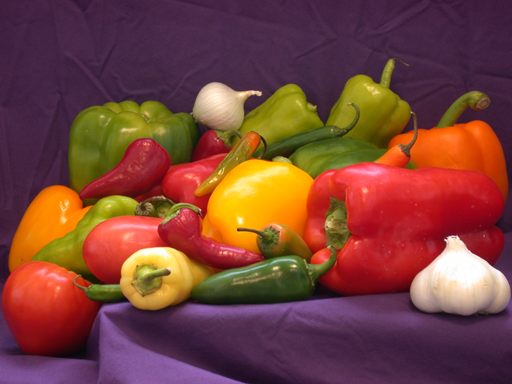
#> input picture Ex_1/Exercise_01_Peppers.png, 512 x 384 px
$ jupyter execute --allow-errors Exercise_01_Jan.ipynb   (shell and % lines are left out)
#> lines starting #> are read from the running program, lines starting #| are printed output that depends on the picture; long printed decimals are rounded
# 1. Exercise:

## 1.1. Introduction and Imports

- Load Exercise_01_Template.ipynb
- Save this file as Exercise_01_Group_xx.ipynb where xx is your group number.
- Put your Group number and your names in the first paragraph of the file.
- Groups have to have at least 2 members and a maximum of 3 members.

[cell 1]
# Group Number: xx
# Group Members: xx xx, yy yy, (zz zz)

# Imports
import numpy as np
from matplotlib import pyplot as plt
import matplotlib
import numpy.matlib as ml
import imageio
import skimage.transform
import scipy

# Set default figure size as plots and images are displayed very small otherwise (parameters are intended to represent width and height in inches)
matplotlib.rcParams['figure.figsize'] = (15.0, 10.0)
plt.style.use('dark_background')

## 1.2. Load and display an image
- Load the image Exercise_01_Peppers.png into Python and display it
- The result should look as follows:

[cell 2]
# Read "Exercise_01_Peppers.png"
peppersImg = plt.imread('Exercise_01_Peppers.png') #R peppersImg = # Your code here
#> peppersImg is the input picture: shape (384, 512, 3) float32; mean R, G, B 0.474, 0.26, 0.226

# Plot peppersImg
plt.imshow( peppersImg ) #R # Your code here

# Output image size
peppersImg.shape
#> Out = (384, 512, 3)

[cell 3]
# By the way - how do I find methods like 'shape'?
dir( peppersImg )
#> Out = 166 items, first 6: 'T', '__abs__', '__add__', '__and__', '__array__', '__array_finalize__'

[cell 4]
# Cool, let's try some:
print( "Max: " + str( peppersImg.max()  ) )
#| Max: 1.0
print( "Min: " + str( peppersImg.min()  ) )
#| Min: 0.0
print( "Mean: " + str( peppersImg.mean() ) )
#| Mean: 0.32

## 1.3 Let's play with indexing - display a white square and circle on black background
- Create a black image with a white square in the middle by using indexing.
- The result should look as follows:

[cell 5]
# Initialize Black image of size 200*200 pixel
squareImg = np.zeros( (200, 200) )

# Add White square
squareImg[60:141, 60:141] = 1.0  #R # Your code here

# Plot
plt.imshow(squareImg, cmap='gray', vmin=0.0, vmax=1.0)
squareImg.shape

- Now do the same but display a white circle
- The result should look as follows:

[cell 6]
# Initialize Black image of size 200*200 pixel
circleImg = np.zeros( (200, 200) )

# Create varable which contain the x and y position in the image
xPos = np.tile( np.reshape( np.arange(0,200), ( 200, 1 ) ), [1, 200 ] )
yPos = np.tile( np.reshape( np.arange(0,200), ( 1, 200 ) ), [200, 1 ] )

# Add awhite circle by setting all pixel inside the circle to 1.0. (Conditional indexing)
circleImg[ np.sqrt( np.power(xPos-100.0,2.0) + np.power(yPos-100.0,2.0) ) < 50 ] = 1.0  #R circleImg = # Your code here

# Plot
plt.imshow(circleImg, cmap='gray', vmin=0.0, vmax=1.0)
circleImg.shape

[cell 7]
# Bonus: Do you have a simple idea how to render a smoother border?
circleImg = np.clip( 50 - np.sqrt( np.power(xPos-100.0,2.0) + np.power(yPos-100.0,2.0) ), 0.0, 1.0 ) #R circleImg = # Your code here

# Plot
plt.imshow(circleImg, cmap='gray', vmin=0.0, vmax=1.0)
circleImg.shape

## 1.4. The sRGB Color Space
- Typical images like the file Exercise_01_Peppers.png are stored in sRGB color space.
- Load Exercise_01_Peppers.png into the variable img_sRGB.
- Add two horizontal gradients below the image, one from 0.4 to 0.6 and one from 0 to 0.1 both in 0…1 sRGB domain. See image on the right for an example.
- Display this image with different brightness offsets.
- Linearize this file according to the formula given in: https://www.w3.org/Graphics/Color/sRGB.html and save it into a variable called img_Linear.
- Display this linearized image. What needs to be done so that it looks correct again?
- Display this image at different brightness levels implementing brightness in linear domain.
- Is ‘+’ still the correct operation to implement brightness? No! Implement a better operator.

[cell 8]
# Create a 128*512 pixel horizontal gradient from 0.4 to 0.6 in 0…1 sRGB domain.
gradient1 = np.tile( np.reshape( np.linspace( 0.4, 0.6, 512 ), ( 1, 512, 1 ) ), [128, 1, 3 ] ) #R gradient1 = # Your code here

# Plot gradient
plt.imshow( gradient1 )
gradient1.shape
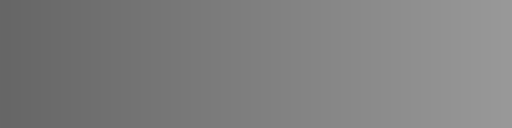
#> shown: shape (128, 512, 3) float64; min 0.4, max 0.6, mean 0.5

[cell 9]
# Create a 128*512 pixel horizontal gradient from 0.0 to 0.1 in 0…1 sRGB domain.
gradient2 = np.tile( np.reshape( np.linspace( 0.0, 0.1, 512 ), ( 1, 512, 1 ) ), [128, 1, 3 ] ) #R gradient2 = # Your code here

# Load Exercise_01_Peppers.png into the variable peppersImg
peppersImg = plt.imread( 'Exercise_01_Peppers.png' ) #R peppersImg = # Your code here

# Concatenate all three images
img_sRGB = np.concatenate( ( peppersImg, gradient1, gradient2 ), axis=0 )
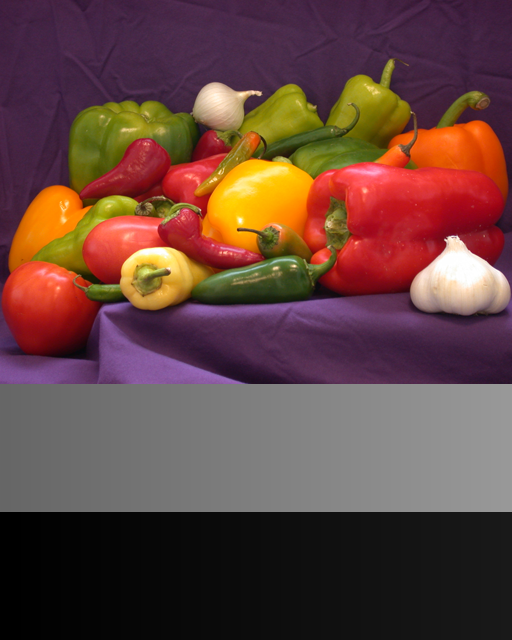
#> img_sRGB: shape (640, 512, 3) float64; mean R, G, B 0.394, 0.266, 0.246

# Plot the combined Image
plt.imshow( img_sRGB );

[cell 10]
# Display with different brightness offsets

brightness1 = 0.3
brightness2 = 0.5
brightness3 = 0.8

plt.figure(figsize=(16,8))  # Alternative to figsize setting in the first code block
plt.subplot(1,3,1)
plt.imshow( np.clip( img_sRGB + brightness1, 0.0, 1.0) );
plt.subplot(1,3,2)
plt.imshow( np.clip( img_sRGB + brightness2, 0.0, 1.0) );
plt.subplot(1,3,3)
plt.imshow( np.clip( img_sRGB + brightness3, 0.0, 1.0) );

[cell 11]
# Now implement the sRGB functions so that we can use them to convert our image to linear domain
def linear2sRGB(x):
    result = np.zeros(x.shape)                                                          #R # Your code here
    result[ x <= 0.0031308 ] = 12.92 * x[ x <= 0.0031308 ]                              #R # Your code here
    result[ x >  0.0031308 ] = 1.055 * np.power( x[ x >  0.0031308 ], (1/2.4) ) - 0.055 #R # Your code here
    return result

def sRGB2linear(x):
    result = np.zeros(x.shape)                                                         #R # Your code here
    result[ x <= 0.04045 ] = x[ x <= 0.04045 ] / 12.92                                 #R # Your code here
    result[ x >  0.04045 ] = np.power( ( ( x[ x > 0.04045 ] + 0.055 ) / 1.055 ), 2.4 ) #R # Your code here
    return result

[cell 12]
# No let's try to apply '+' as a brightness opaerator in linear domain:
brightness1 = 0.2
brightness2 = 0.5
img_Linear = sRGB2linear( img_sRGB )
plt.figure( figsize = (16,8) )  # Alternative to figsize setting in the first code block
plt.subplot(1,2,1)
plt.imshow( np.clip( linear2sRGB( img_Linear + brightness1 ), 0.0, 1.0 ) );
#> in linear2sRGB, `result[ x <= 0.0031308 ] = 12.92 * x[ x <= 0.0031308 ]`: result: shape (640, 512, 3) float64; every value is 0
plt.subplot(1,2,2)
plt.imshow( np.clip( linear2sRGB( img_Linear + brightness2 ), 0.0, 1.0 ) );
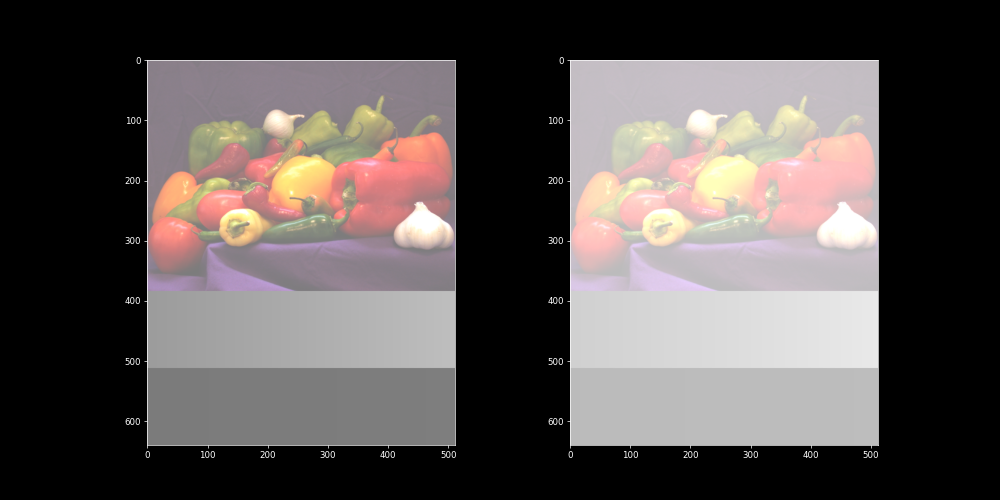
#> figure drawn by matplotlib, 2 panels

[cell 13]
# Using the '+' operator does not work well. Exchange for a better operator and display

brightness1 = 1.0                                                           #R # Your code here
brightness2 = 1.5                                                           #R # Your code here
brightness3 = 4.0                                                           #R # Your code here
plt.figure(figsize=(16,8))                                                  #R # Your code here
plt.subplot(1,3,1)                                                          #R # Your code here
plt.imshow( np.clip( linear2sRGB( img_Linear * brightness1 ), 0.0, 1.0 ) ); #R # Your code here
plt.subplot(1,3,2)                                                          #R # Your code here
plt.imshow( np.clip( linear2sRGB( img_Linear * brightness2 ), 0.0, 1.0 ) ); #R # Your code here
plt.subplot(1,3,3)                                                          #R # Your code here
plt.imshow( np.clip( linear2sRGB( img_Linear * brightness3 ), 0.0, 1.0 ) ); #R # Your code here

# Please explain your choice of operator in words and why it is a good match to '+' in perceptual domain.
#R # Your Explanation here
#R # Your Explanation here
#R # Your Explanation here
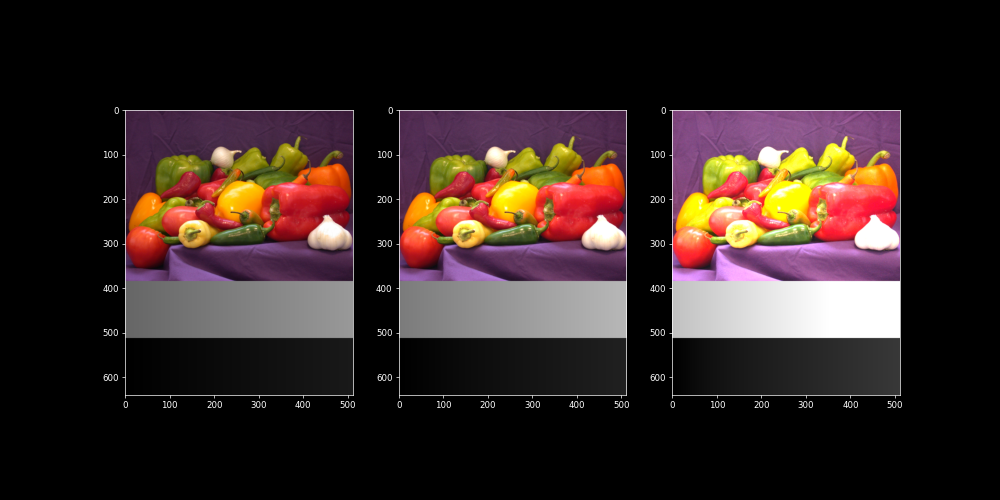
#> figure drawn by matplotlib, 3 panels

## 1.5. Filtering in linear domain
Some operations must be performed in linear domain to get a realistic result.
- Load Exercise_01_Playground_c_Timo_Kunkel.exr.
- Display the image on your monitor.
- Use imfilter with the supplied filter kernel in pq and in linear domain. What do you observe?

[cell 14]
# This functions provides read support for OpenEXR files. You only have to execute it once per computer.
imageio.plugins.freeimage.download()
#> (this line was passed over: the network is not available in this run)

#> (a cell that did not finish here is left out)

#> (a cell that did not finish here is left out)

[cell 17]
# Apply a "nice" aperture to the image for a 'bokeh-style' effect

# Import polygon function
from skimage.draw import polygon

# Init aperture
aperture = np.zeros((40, 40))
#> aperture: shape (40, 40) float64; every value is 0
xPos = np.array([-1, -0.5, 0.5, 1, 0.5, -0.5, -1])*20+20
yPos= np.sqrt(3) * np.array([0, -0.5, -0.5, 0, 0.5, 0.5, 0])*20+20
xIdx, yIdx = polygon(xPos, yPos)

# Set pixels inside polygon to 1
#> (the rest of this cell did not finish here and is left out)

#> (a cell that did not finish here is left out)

#> (a cell that did not finish here is left out)

## 1.6 Image quantization
Is it meaningful to talk about image quantization without referencing if the image is coded in linear or
perceptual domain?
- Quantize the image from 1.4. (including the ramps) in both domains, linear and sRGB to bit depths between 4 and 16 bits.
- How many bits are needed in each domain for a visually transparent display?
- Just for your information: Most DSLRs quantize with 12bits or 14bit in linear sensor domain. Is this better compared to 8bits of tonal resolution in sRGB domain?

[cell 20]
# Write formula for quantization
def quantize( img,bitDepth ):
    return np.round(img * ( np.power( 2, bitDepth-1 ) ) ) / ( np.power( 2, bitDepth-1 ) ) #R return # Your code here

[cell 21]
# What bit-depth is needed for visually tranparent quantization in sRGB domain?
# Plot our 'img_sRGB' quantized in sRGB domain quantized to 1...8 bits
for bitDepth in range(1,9):
    plt.figure(figsize=(15,10))                #R # Your code here
    plt.subplot(1,2,1)                         #R # Your code here
    plt.title('Original Image')                #R # Your code here
    plt.imshow(img_sRGB)                       #R # Your code here
    plt.subplot(1,2,2)                         #R # Your code here
    plt.title('Bitdepth: ' + str(bitDepth))    #R # Your code here
    plt.imshow(quantize(img_sRGB, bitDepth))   #R # Your code here
    plt.show()                                 #R # Your code here

# What is the nimimun bit-depth that can be used for quantizing the image without artifacts?
# Is this the same value for the gradients compared to the image?

[cell 22]
# What bit-depth is needed for visually tranparent quantization in linear domain?
# Plot our 'img_sRGB' quantized in linear domain quantized to 1...16 bits
for bitDepth in range(1,17):
    plt.figure(figsize=(15,10))                                        #R # Your code here
    plt.subplot(1,2,1)                                                 #R # Your code here
    plt.title('Original Image')                                        #R # Your code here
    plt.imshow(img_sRGB)                                               #R # Your code here
    plt.subplot(1,2,2)                                                 #R # Your code here
    plt.title('Bitdepth: ' + str(bitDepth))                            #R # Your code here
    plt.imshow(linear2sRGB(quantize(sRGB2linear(img_sRGB),bitDepth)))  #R # Your code here
    plt.show()                                                         #R # Your code here
#> this loop made 16 passes
#> pass 1, `plt.show()`:
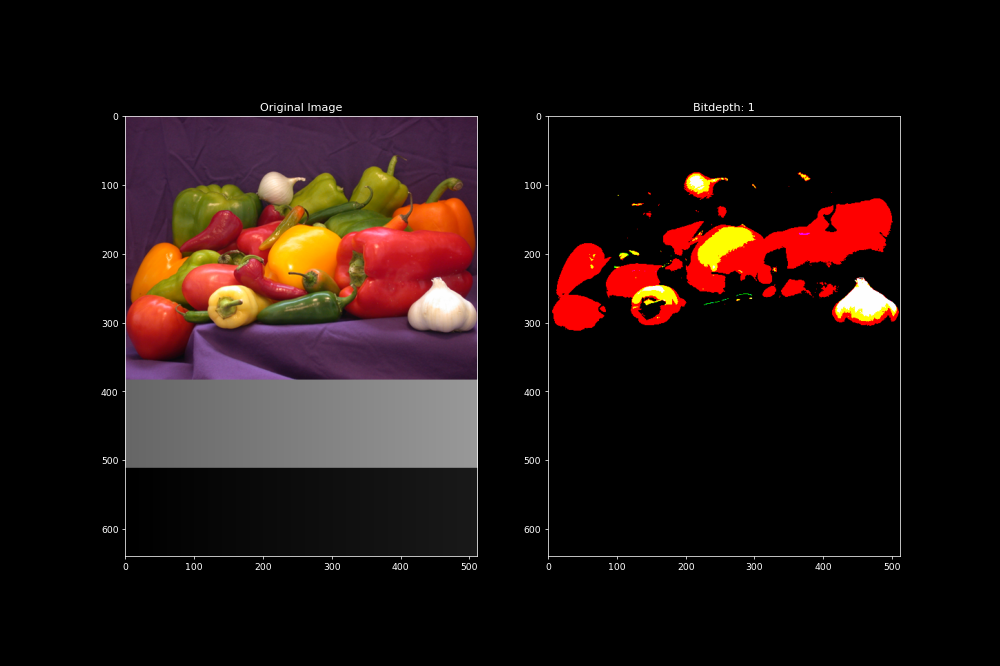
#> figure drawn by matplotlib, 2 panels
# What is the nimimun bit-depth that can be used for quantizing the image without artifacts?
# Is this the same value for both gradients?s

## 1.7 Dependency of quantization artifact visibility on noise
The minimum contrast visibility is highly dependent on noise. Find the needed tonal resolution
depending on Gaussian noise before and after quantization.
- Create two 1024 pixel wide horizontal ramps, one from 0 to 0.1 and one from 0.5 to 0.6 in sRGB 0…1 domain.
- Display this gradient quantized to 8bit.
- Find the needed tonal resolution (quantization bit depth) to display this gradient without banding artifacts on your monitor.
- Display the image and the gradient adding Gaussian noise with a standard deviation of one 8bit code value (1/255) before quantization. Which bit depth is now needed?
- Display the image and the gradient adding Gaussian noise with a standard deviation of one 8bit code value (1/255) after quantization. Which bit depth is now needed?
- Explain why adding noise before quantization has a different effect compared to adding noise after quantization.
- Simulate the photon shot noise of a typical video camera with a full well capacity of 3000 photons per sensor element and assess the needed tonal resolution (quantization bit depth) for images acquired with such a camera if the sensor would not introduce any additional noise to the photon shot noise you simulated.
- Why does the gradient need a different bit-depth compared to the image?
- How does this change your assessment of the needed bit-depth for linear RAW-camerafootage from exercise 1.6?

[cell 23]
# Create horizontal ramp from 0 to 0.1 and 0.5 to 0.6

ramp1 = np.zeros((1, 1024,1))                          #R ramp1 = # Your code here
ramp1[0,:,0] = np.linspace(0.5, 0.6, ramp1.shape[1])   #R # Your code here
ramp1 = np.tile(ramp1, (100,1,3))                      #R # Your code here

ramp2 = np.zeros((1, 1024,1))                          #R ramp2 = # Your code here
ramp2[0,:,0] = np.linspace(0.0, 0.1, ramp2.shape[1])   #R # Your code here
ramp2 = np.tile(ramp2, (100,1,3))                      #R # Your code here

ramp = np.concatenate( ( ramp1, ramp2 ), axis=0 )

[cell 24]
# Display quantized. Find the needed quantization for display without banding artifacts
myBitDepth = 5 # Adjust here

# Display
plt.figure( figsize = ( 15, 10 ) )
plt.title( 'Quantisierung mit '+ str( myBitDepth ) + ' Bit' )
plt.imshow( quantize( ramp, myBitDepth  ) );
#> in quantize (call 25), `return np.round(img * ( np.power( 2, bitDepth-1 ) ) ) / ( np.power( 2,..`:
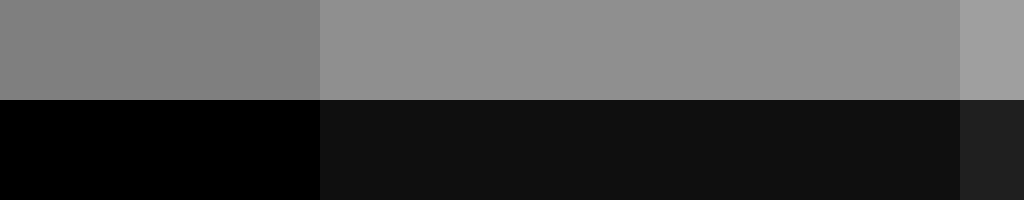
#> returned value: shape (200, 1024, 3) float64; min 0, max 0.625, mean 0.297

[cell 25]
# Add gaussian noise with a standard deviation of one 8bit code value (1/255)
# Find the needed quantization for the ramp if this noise is added before quantization

# Add noise to the ramp
myBitDepth = 5 # Adjust here
myNoiseStDevIn8BitCVs = 1

# Add noise to ramp
randRamp = ramp + (np.random.randn(200, 1024,3)) / (256/myNoiseStDevIn8BitCVs-1) #R randramp = ramp + # Your code here

# qunatize Ramp with added noise
randRampQuantized = quantize( randRamp, myBitDepth)

# Display
plt.figure(figsize=(15,10))
plt.title( 'Noise with a StDev of ' + str(myNoiseStDevIn8BitCVs) + ' 8bit CVs, then quantization to '+ str( myBitDepth ) + ' Bit' )
plt.imshow( np.clip( randRampQuantized, 0.0, 1.0 ) );

[cell 26]
# Find the needed quantization for the ramp if this noise is added after quantization
myBitDepth = 5 # Adjust here
myNoiseStDevIn8BitCVs = 1

# Quantize Ramp
quantRamp = quantize( ramp, myBitDepth )

# Add noise to already quantized ramp
quantAndNoiseRamp = quantRamp + (np.random.randn(200, 1024,3)) / 255 #R quantAndNoiseRamp = # Your code here
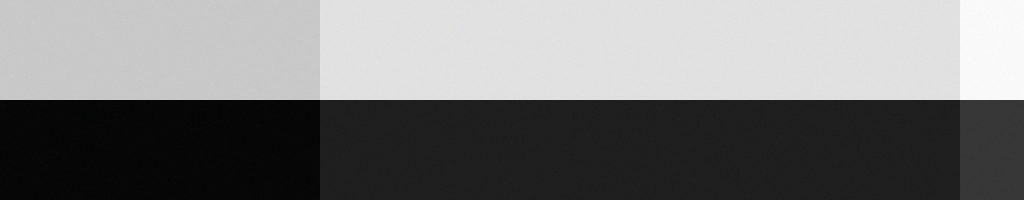
#> quantAndNoiseRamp: shape (200, 1024, 3) float64; mean of channels 0, 1, 2 0.297, 0.297, 0.297; drawn with min black and max white

# Display
plt.figure(figsize=(15,10))
plt.title( 'Quantization to ' + str( myBitDepth ) + ' Bit, then add Noise with a StDev of ' + str(myNoiseStDevIn8BitCVs) + ' 8bit CVs' )
plt.imshow( np.clip( quantAndNoiseRamp, 0.0, 1.0 ) );

[cell 27]
#Now simulate a typical video camera with a full well capacity of 10000 photons per sensor element.

# Convert img from sRGB to linear
img_Linear = sRGB2linear( img_sRGB )

[cell 28]
# Add poisson distibuted photon shot noise assuming white equals 3000 photons
# Reference: HPA 2015, 4k-HDR-Imagers, Dr Peter Centen

# Add poisson Noise (skimage.util.random_noise) may be useful
img_LinearPNoise = skimage.util.random_noise(np.round(img_Linear * 3000)/ 3000, 'poisson', clip=False)  #R img_LinearPNoise = # Your code here
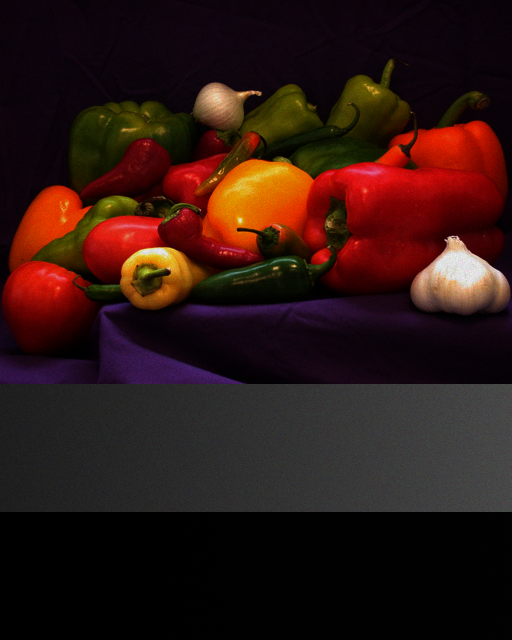
#> img_LinearPNoise: shape (640, 512, 3) float64; mean R, G, B 0.208, 0.102, 0.0847; drawn with min black and max white

plt.figure(figsize=(15,10))
plt.imshow( np.clip( linear2sRGB( img_LinearPNoise ), 0.0, 1.0) );
#> in linear2sRGB (call 22), `result[ x <= 0.0031308 ] = 12.92 * x[ x <= 0.0031308 ]`:
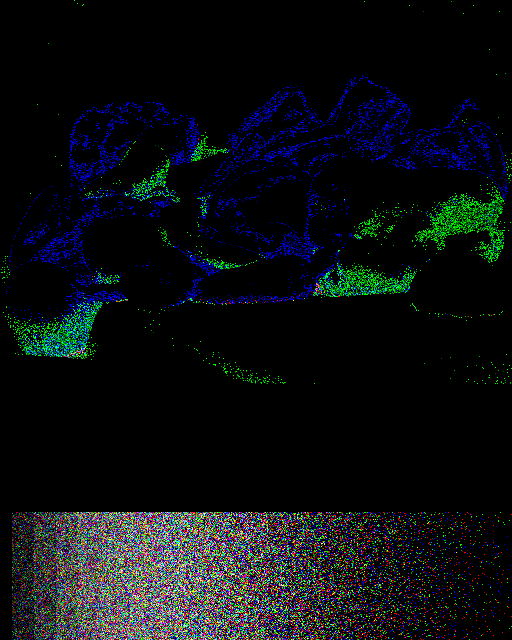
#> result: shape (640, 512, 3) float64; mean R, G, B 0.00173, 0.00225, 0.00254; drawn with min black and max white

[cell 29]
# Find out which minimum quantization is needed for lossless display of broadcast imagery
myBitDepth = 5 # Adjust here

# Qunatize Image with added photon shot noise
img_LinearPNoiseQuantized = quantize( img_LinearPNoise, myBitDepth)

# Display
plt.figure( figsize = (15,10) )
plt.title( 'Simulated image from UHD broadcast camera quantized to '+ str( myBitDepth ) + ' Bit' )
plt.imshow( np.clip( linear2sRGB( img_LinearPNoiseQuantized ), 0.0, 1.0 ) );      #R plt.imshow(   # Your code here
#> in linear2sRGB (call 23), `result[ x >  0.0031308 ] = 1.055 * np.power( x[ x >  0.0031308 ], (1/2..`:
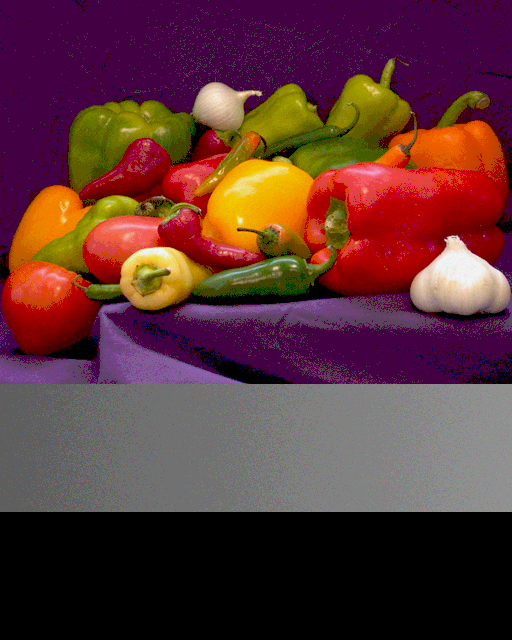
#> result: shape (640, 512, 3) float64; mean R, G, B 0.383, 0.213, 0.219; drawn with min black and max white

# Explain how these findings change your assessment of the needed bit-depth for
# linear RAW camera footage from exercise 1.6?
